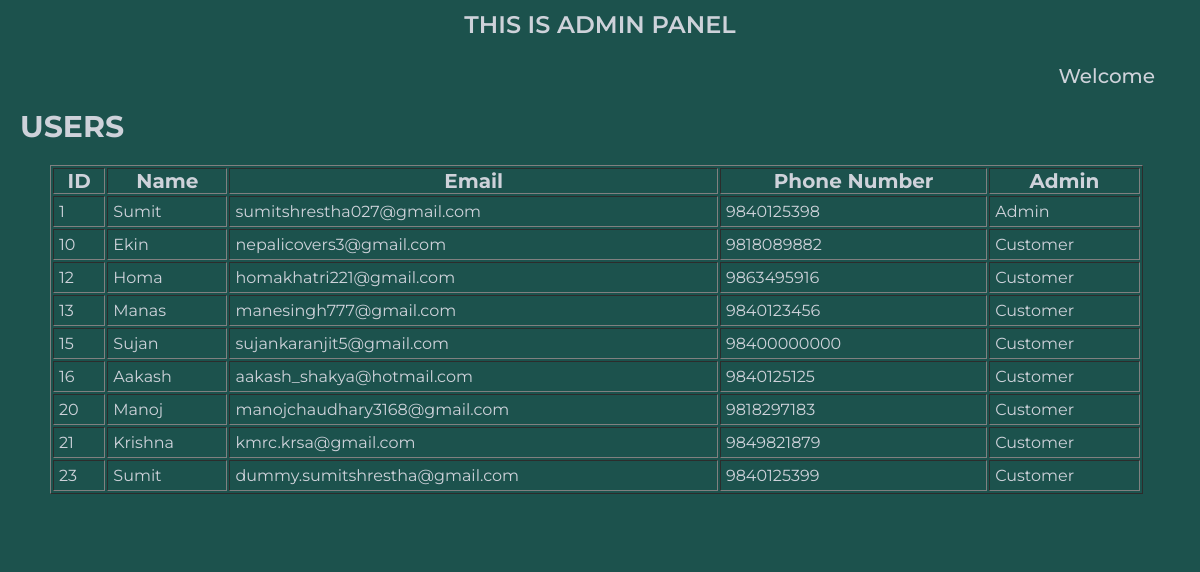
/assets/movie/admin/user_table.php (signed in), run on the app's committed database.
### tables this page shows
CREATE TABLE `users` (
  `user_id` int(11) NOT NULL,
  `user_first_name` varchar(500) NOT NULL,
  `user_last_name` varchar(255) NOT NULL,
  `user_username` varchar(255) NOT NULL,
  `user_email` varchar(500) NOT NULL,
  `user_contact_no` bigint(15) NOT NULL,
  `user_password` varchar(1000) NOT NULL,
  `user_type` enum('normal','admin') NOT NULL,
  `verification_status` enum('unverified','verified') NOT NULL
);

### assets/movie/admin/user_table.php (the view, shortened to what this page needs)
<?php
    require_once '../connect.php';
    $sql = "SELECT * FROM users ;";
    $result = mysqli_query($conn ,$sql) ;
?>
<?php
    if (isset($_SESSION['user_id']) ){
        if (($_SESSION['admin'] != "0") ){
?>
<!DOCTYPE html>
<html lang="en">
<head>
    <link rel="stylesheet" href="../css/admin/home.css">
    <link rel="stylesheet" href="../css/admin/user_table.css">
</head>
<body>
    <?php
        include_once 'nav.php';
    ?>
    <H4>USERS</H4>
    <div class="row">
        <table border="1px">
            <thead>
                <tr class="column-topic">
                    <th>ID</th>
                    <th>Name</th>
                    <th>Email</th>
                    <th>Phone Number</th>
                    <th>Admin</th>
                </tr>
            </thead>
            <tbody>
                <?php
                    while($rows = mysqli_fetch_assoc($result)){
                ?>
                    <tr>
                        <td><?php echo $rows['user_id'] ?></td>
                        <td><?php echo $rows['user_first_name'] ?></td>
                        <td><?php echo $rows['user_email'] ?></td>
                        <?php
                            if ($rows['user_contact_no'] == '0' || $rows['user_contact_no'] == ''){
                        ?>
                            <td>***</td>
                        <?php
                            }
                            else
                            {
                        ?>
                            <td><?php echo $rows['user_contact_no'] ?></td>
                        <?php
                            }
                        ?>
                        <?php
                            if ($rows['user_type'] == 'normal'){
                        ?>
                            <td>Customer</td>
                        <?php
                            }
                            else
                            {
                        ?>
                            <td>Admin</td>
                        <?php
                            }
                        ?>
                    </tr>
                <?php
                    }
                ?>
            </tbody>
        </table>
    </div>
</body>
</html>
<?php
    }
    else {
        header("location: ../main.php");
        exit();
    }
}
else {
    header("location: ../main.php");
    exit();
}
?>

### assets/movie/css/admin/home.css (style rules this page uses)
* { margin: 0; padding: 0; color: #ced2da; background-color: #1c524d; box-sizing: border-box; font-family: "Montserrat" , sans-serif; }

### assets/movie/css/admin/user_table.css (style rules this page uses)
h4 { margin-top: 20px; margin-left: 20px; font-size: 30px; }
.row { padding-left: 50px; padding-top: 20px; display: flex; justify-content: flex-start; flex-wrap: wrap; padding-bottom: 50px; }
table { width: 95%; height: auto; }
td { padding: 5px; }
.column-topic { font-size: 20px; }

### data on the page
users: user_id "1", user_first_name "Sumit", user_email "sumitshrestha027@gmail.com", user_contact_no "9840125398", user_type "Admin"
users: user_id "10", user_first_name "Ekin", user_email "nepalicovers3@gmail.com", user_contact_no "9818089882", user_type "Customer"
users: user_id "12", user_first_name "Homa", user_email "homakhatri221@gmail.com", user_contact_no "9863495916", user_type "Customer"
users: user_id "13", user_first_name "Manas", user_email "manesingh777@gmail.com", user_contact_no "9840123456", user_type "Customer"
users: user_id "15", user_first_name "Sujan", user_email "sujankaranjit5@gmail.com", user_contact_no "98400000000", user_type "Customer"
users: user_id "16", user_first_name "Aakash", user_email "aakash_shakya@hotmail.com", user_contact_no "9840125125", user_type "Customer"
users: user_id "20", user_first_name "Manoj", user_email "manojchaudhary3168@gmail.com", user_contact_no "9818297183", user_type "Customer"
users: user_id "21", user_first_name "Krishna", user_email "kmrc.krsa@gmail.com", user_contact_no "9849821879", user_type "Customer"
users: user_id "23", user_first_name "Sumit", user_email "dummy.sumitshrestha@gmail.com", user_contact_no "9840125399", user_type "Customer"
